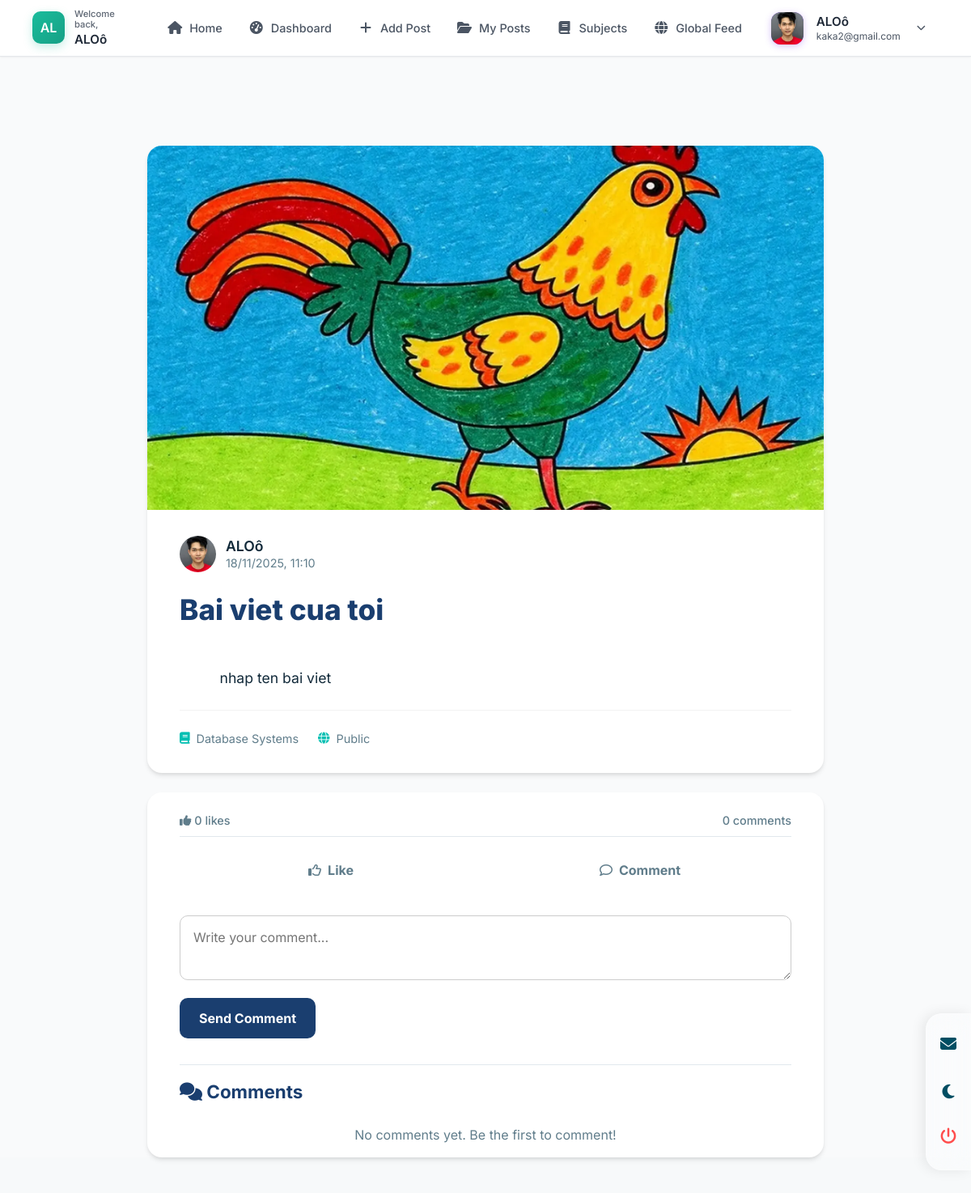
The app's page /student/post_detail.php?id=3 (signed in) with its own data.
### tables this page shows
CREATE TABLE `posts` (
  `id` int(11) NOT NULL,
  `user_id` int(11) NOT NULL,
  `subject_id` int(11) NOT NULL,
  `title` varchar(255) NOT NULL,
  `content` text NOT NULL,
  `image` varchar(255) DEFAULT NULL,
  `visibility` enum('public','private') NOT NULL DEFAULT 'public',
  `created_at` timestamp NOT NULL DEFAULT current_timestamp(),
  `updated_at` timestamp NULL DEFAULT NULL ON UPDATE current_timestamp()
);

CREATE TABLE `users` (
  `id` int(11) NOT NULL,
  `name` varchar(255) NOT NULL,
  `email` varchar(255) NOT NULL,
  `password` varchar(255) NOT NULL,
  `role` enum('student','admin') NOT NULL DEFAULT 'student',
  `avatar` varchar(255) DEFAULT NULL,
  `created_at` timestamp NOT NULL DEFAULT current_timestamp()
);

CREATE TABLE `subjects` (
  `id` int(11) NOT NULL,
  `name` varchar(255) NOT NULL,
  `subject_code` varchar(100) DEFAULT NULL,
  `created_at` timestamp NOT NULL DEFAULT current_timestamp(),
  `description` text DEFAULT NULL,
  `school` varchar(255) DEFAULT NULL,
  `degree_level` varchar(100) DEFAULT NULL,
  `prerequisite` text DEFAULT NULL,
  `syllabus_description` text DEFAULT NULL,
  `student_goals` text DEFAULT NULL,
  `syllabus_topics` text DEFAULT NULL
);

### student/post_detail.php (the view, shortened to what this page needs)
<?php
require_once __DIR__ . '/../includes/config.php';
$current_user_id = $_SESSION['user_id'];
$post_id = $_GET['id'];
$view_mode = $_GET['view'] ?? 'full';
try {
  $sql = "
        SELECT
            p.*,
            u.name AS author_name, u.avatar AS author_avatar, s.name AS subject_name,
            GROUP_CONCAT(DISTINCT t.id, ':', t.name SEPARATOR ';') AS tag_data,
            (SELECT COUNT(*) FROM post_likes WHERE post_id = p.id) AS like_count,
            (SELECT COUNT(*) FROM comments c WHERE c.post_id = p.id) AS comment_count,
            (SELECT COUNT(*) FROM post_likes WHERE post_id = p.id AND user_id = :current_user_id) AS user_has_liked
        FROM posts p
        LEFT JOIN users u ON p.user_id = u.id
        LEFT JOIN subjects s ON p.subject_id = s.id
        LEFT JOIN post_tags pt ON p.id = pt.post_id
        LEFT JOIN tags t ON pt.tag_id = t.id
        WHERE p.id = :post_id
        GROUP BY p.id
    ";
  $stmt = $pdo->prepare($sql);
  $stmt->execute([':post_id' => $post_id, ':current_user_id' => $current_user_id]);
  $post = $stmt->fetch(PDO::FETCH_ASSOC);
  $comment_stmt = $pdo->prepare("
        SELECT c.*, u.name AS commenter_name, u.avatar AS commenter_avatar
        FROM comments c LEFT JOIN users u ON c.user_id = u.id
        WHERE c.post_id = :post_id ORDER BY c.created_at ASC
    ");
  $comment_stmt->execute([':post_id' => $post_id]);
  $comments = $comment_stmt->fetchAll(PDO::FETCH_ASSOC);
} catch (PDOException $e) {
  die("Database error: " . $e->getMessage());
}
?>
<!DOCTYPE html>
<html lang="vi">
<head>
  <?php if ($view_mode != 'modal'): ?>
    <link rel="stylesheet" href="../student/assets/css/header.css">
  <?php endif; ?>
  <link rel="stylesheet" href="https://cdnjs.cloudflare.com/ajax/libs/font-awesome/6.5.0/css/all.min.css">
</head>
<body>
  <?php if ($view_mode != 'modal'): ?>
    <?php include '../student/includes/header.php'; ?>
  <?php endif; ?>
  <main>
    <div class="post-card">
      <?php if ($post['image']): ?>
        <img src="../assets/uploads/<?= htmlspecialchars($post['image']) ?>" class="post-image" alt="Post image">
      <?php endif; ?>
      <div class="post-content">
        <div class="post-author">
          <img src="../assets/avatars/<?= htmlspecialchars($post['author_avatar'] ?? 'default.png') ?>" alt="avatar">
          <div class="author-info">
            <div class="author-name"><?= htmlspecialchars($post['author_name'] ?? 'Anonymous') ?></div>
            <div class="post-date"><?= date('d/m/Y, H:i', strtotime($post['created_at'])) ?></div>
          </div>
        </div>
        <h1 class="post-title"><?= htmlspecialchars($post['title']) ?></h1>
        <div class="post-full-content">
          <?= nl2br(htmlspecialchars($post['content'])) ?>
        </div>
        <div class="post-meta">
          <span><i class="fa-solid fa-book"></i> <?= htmlspecialchars($post['subject_name'] ?? 'Unknown') ?></span>
          <?php if ($post['visibility'] == 'public'): ?>
            <span class="visibility-badge public"><i class="fa-solid fa-globe"></i> Public</span>
          <?php else: ?>
            <span class="visibility-badge private"><i class="fa-solid fa-lock"></i> Private</span>
          <?php endif; ?>
        </div>
      </div>
    </div>
    <div class="interaction-section" id="comments">
      <div class="stats-bar">
        <a href="#" class="stat-link" onclick="toastManager.info('Feature to see who liked will be updated soon!'); return false;">
          <i class="fa-solid fa-thumbs-up"></i> <?= $post['like_count'] ?> likes
        </a>
        <a href="#comments" class="stat-link">
          <?= $post['comment_count'] ?> comments
        </a>
      </div>
      <div class="actions-bar">
        <form action="handle_like.php" method="POST" class="like-form">
          <?php if ($post['user_has_liked'] > 0): ?>
            <button type="submit" class="action-btn liked">
              <i class="fa-solid fa-thumbs-up"></i> Liked
            </button>
          <?php else: ?>
            <button type="submit" class="action-btn">
              <i class="fa-regular fa-thumbs-up"></i> Like
            </button>
          <?php endif; ?>
        </form>
        <button class="action-btn" onclick="document.getElementById('comment-textarea').focus()">
          <i class="fa-regular fa-comment"></i> Comment
        </button>
      </div>
      <div class="comment-form">
        <form action="handle_comment.php" method="POST">
          <textarea name="content" id="comment-textarea" class="mention-enabled" placeholder="Write your comment..." required></textarea>
          <button type="submit" class="btn-submit">Send Comment</button>
        </form>
      </div>
      <div class="comment-list">
        <h3><i class="fa-solid fa-comments"></i> Comments</h3>
        <?php if (empty($comments)): ?>
          <p style="color: var(--muted); text-align: center;">No comments yet. Be the first to comment!</p>
        <?php endif; ?>
      </div>
    </div>
  </main>
  <?php if ($view_mode != 'modal'): ?>
    <?php include __DIR__ . '/../student/includes/taskbar.php'; ?>
  <?php endif; ?>
</body>
</html>

### student/assets/css/header.css (style rules this page uses)
:root { --header-height: 70px; --header-z-index: 1000; --transition-speed: 0.3s; --border-radius: 8px; --border-radius-sm: 4px; --border-radius-lg: 12px; --font-main: 'Inter', -apple-system, BlinkMacSystemFont, 'Segoe UI', Roboto, Oxygen, Ubuntu, Cantarell, sans-serif; --font-size-xs: 0.75rem; --font-size-sm: 0.875rem; --font-size-md: 1rem; --font-size-lg: 1.125rem; --font-size-xl: 1.25rem; --font-size-2xl: 1.5rem; --font-normal: 400; --font-medium: 500; --font-semi-bold: 600; --font-bold: 700; --space-xxs: 0.25rem; --space-xs: 0.5rem; --space-sm: 0.75rem; --space-md: 1rem; --space-lg: 1.5rem; --space-xl: 2rem; --space-2xl: 3rem; --color-primary: #1abc9c; --color-primary-hover: #16a085; --color-secondary: #7c3aed; --color-success: #10b981; --color-warning: #f59e0b; --color-danger: #ef4444; --color-info: #3b82f6; --color-bg: #f9fafb; --color-surface: #ffffff; --color-text: #1f2937; --color-text-secondary: #4b5563; --color-text-muted: #6b7280; --color-border: #e5e7eb; --color-hover: #f3f4f6; --color-shadow: rgba(0, 0, 0, 0.1); --header-bg: rgba(255, 255, 255, 0.9); --header-blur: 12px; --dark-primary: #6366f1; --dark-primary-hover: #818cf8; --dark-bg: #111827; --dark-surface: #1f2937; --dark-text: #f9fafb; --dark-text-secondary: #d1d5db; --dark-text-muted: #9ca3af; --dark-border: #374151; --dark-hover: #1f2937; --dark-shadow: rgba(0, 0, 0, 0.3); --dark-header-bg: rgba(17, 24, 39, 0.9); --shadow-sm: 0 1px 2px 0 rgba(0, 0, 0, 0.05); --shadow: 0 4px 6px -1px rgba(0, 0, 0, 0.1), 0 2px 4px -1px rgba(0, 0, 0, 0.06); --shadow-md: 0 10px 15px -3px rgba(0, 0, 0, 0.1), 0 4px 6px -2px rgba(0, 0, 0, 0.05); --shadow-lg: 0 20px 25px -5px rgba(0, 0, 0, 0.1), 0 10px 10px -5px rgba(0, 0, 0, 0.04); --transition-fast: 150ms; --transition-normal: 250ms; --transition-slow: 350ms; --transition-timing: cubic-bezier(0.4, 0, 0.2, 1); }
*, *::before, *::after { margin: 0; padding: 0; box-sizing: border-box; }
html { font-size: 16px; scroll-behavior: smooth; -webkit-text-size-adjust: 100%; -webkit-tap-highlight-color: transparent; }
body { font-family: var(--font-main); font-size: var(--font-size-md); line-height: 1.5; color: var(--color-text); background-color: var(--color-bg); -webkit-font-smoothing: antialiased; -moz-osx-font-smoothing: grayscale; padding-top: var(--header-height); }
a { color: var(--color-primary); text-decoration: none; transition: color var(--transition-fast) ease; }
img { max-width: 100%; height: auto; display: block; }
button { background: none; border: none; cursor: pointer; padding: 0; font: inherit; color: inherit; }

### records on screen
posts: image (picture), user.avatar (picture), user.name "ALOô", created_at "18/11/2025, 11:10", title "Bai viet cua toi", content "nhap ten bai viet", subject.name "Database Systems"

### other values on screen
substr(htmlspecialchars($_SESSION['username'] ?? 'SP'), 0, 2) "AL"
explode(' ', $_SESSION['username'] ?? 'User')[0] "ALOô"
$_SESSION['email'] "kaka2@gmail.com"
$post['like_count'] "0"
$post['comment_count'] "0"
